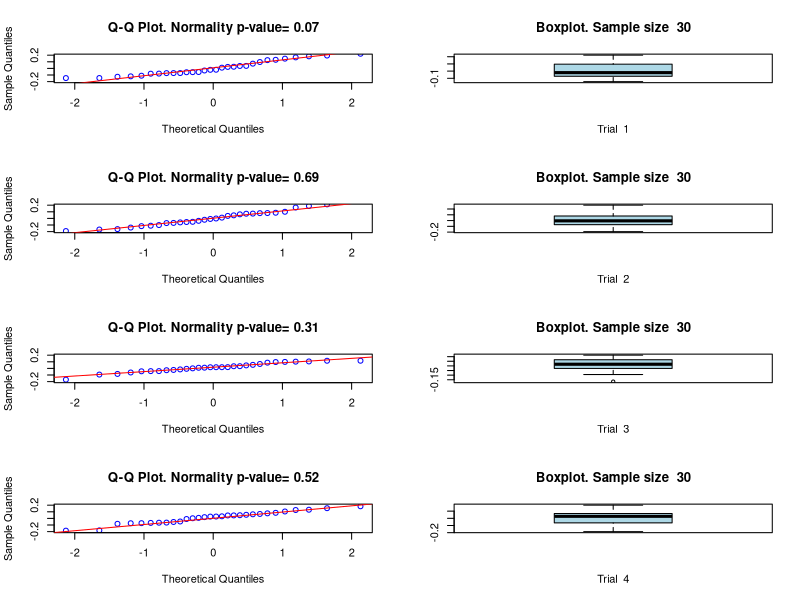
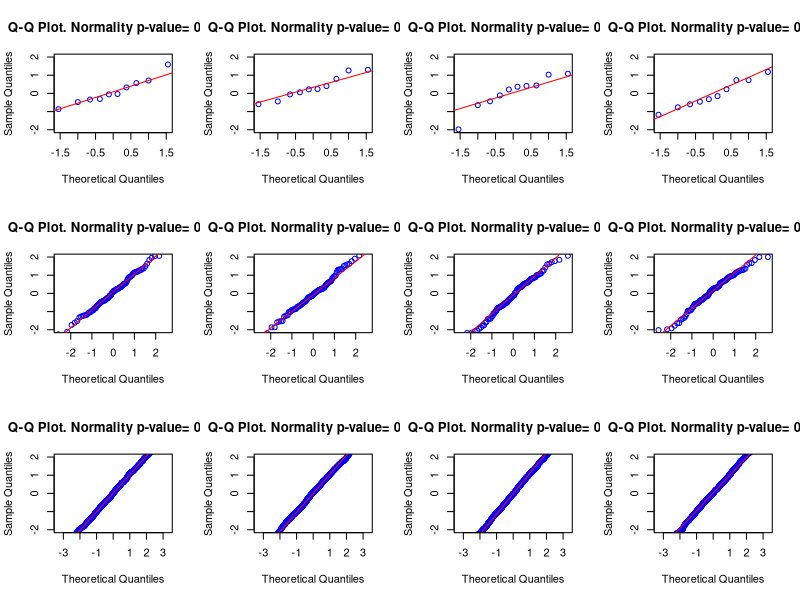

The R script that drew these images, in order:
## ---- chunk 1
knitr::opts_chunk$set(echo = TRUE)
## ---- chunk 2
#R Code here

# Lets assign the sample size of 100 to variable "S" to reuse it in this assignment.
S <- 100

# Now get S number of Normally distributed random numbers.
y <- rnorm(S)

## ---- chunk 3
#R code here

# Mean and Std. Deviation funcitons:
mu <- mean(y)
sigma <- sd(y)

# Let's print them using the paste() function.
# Keep the display to 2 decimal points.
paste(' Mean of y = ', round(mu, digits=2))
paste(' Standard deviation of y = ', round(sigma, digits=2))

## ---- chunk 4
#R code here

# Let's assign our 30 experiments to a variable "N".
N <- 30

# Initialize vector MEAN of size 30
MEAN <- numeric(N)

# Run a loop that gets a new data sample, calculates the mean and sd, and stores the result in MEAN.
for (i in 1:N) {
  # MEAN is an indexed vector that will take values from A[1] to A[30] as we loop through.
  # Store the mean of a Normally distributed sample of size S into MEAN[i]. It will happen N times.
  MEAN[i] <- mean(rnorm(S))
}

# Coming out of the loop, we have a vector MEAN with 30 values.
# Calculate the standard deviation of MEAN.
SIGMA <- sd(MEAN)

# Display SD below
paste('The standard deviation of AGG is ', round(SIGMA, 2))
## ---- chunk 5
#R code here

par(mfrow = c(4, 2))

# Loop through the trial runs, or experiments.
for (i in 1:4) {
  # Run a loop that gets a new data sample, calculates the mean and sd, and stores the result in MEAN.
  # First get an N vector MEAN with the means of random numbers
  for (j in 1:N) {
    # MEAN is an indexed vector that will take values from A[1] to A[30] as we loop through.
    # Store the mean of a Normally distributed sample of size S into MEAN[i]. It will happen N times.
    MEAN[j] <- mean(rnorm(S))
  }
  SHAPIRO <- shapiro.test(MEAN)
  qqnorm(MEAN, 
         ylim=c(-0.2, 0.2), 
         col='blue', 
         main=paste('Q-Q Plot. Normality p-value=', round(SHAPIRO$p.value, 2)))
  qqline(MEAN, 
         ylim=c(-0.2, 0.2), 
         col='red')
  boxplot(MEAN, 
          col='lightblue',
          main=paste('Boxplot. Sample size ', N),
          xlab=paste('Trial ', i))
}


## ---- chunk 6
#R Code Here

par(mfrow = c(3, 4))

# S is a vector that contains the different sample sizes 10, 100, and 1000.
S <- c(10, 100, 1000)

# Now we loop through the 3 sets of 4 experiments each.
for (i in 1:3) {
  # Now run the 4 experiments
  for (j in 1:4) {
    # Run a trial sample size S[i] based on the S vector above.
    SAMPLE <- rnorm(S[i])
    SHAPIRO <- shapiro.test(SAMPLE)
    # ntest.p.value[i] <- SHAPIRO$p.value
    qqnorm(SAMPLE, 
          ylim=c(-2, 2), 
          col='blue', 
          main=paste('Q-Q Plot. Normality p-value=', round(SHAPIRO$p.value, 2)))
    qqline(SAMPLE, 
          ylim=c(-2, 2), 
          col='red')
  }
}

